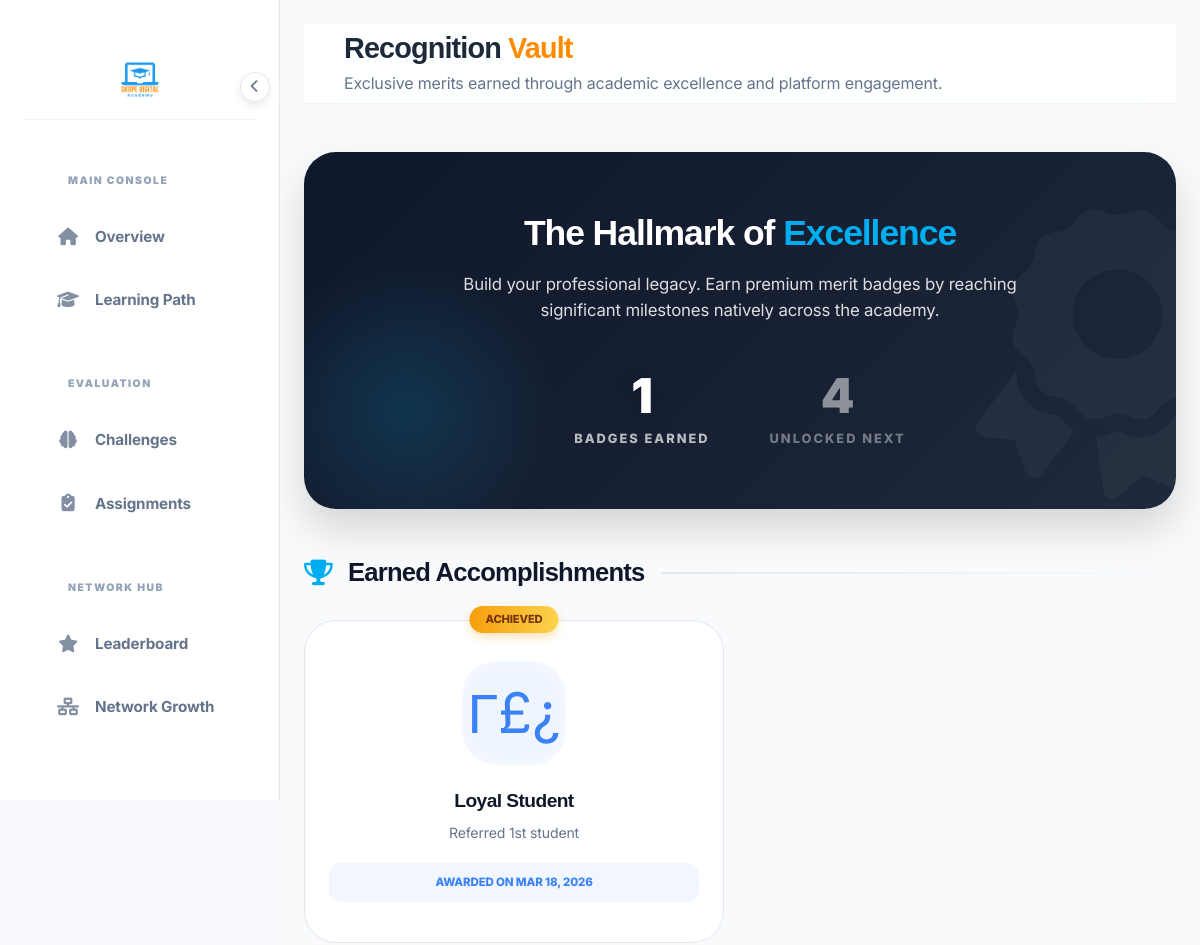
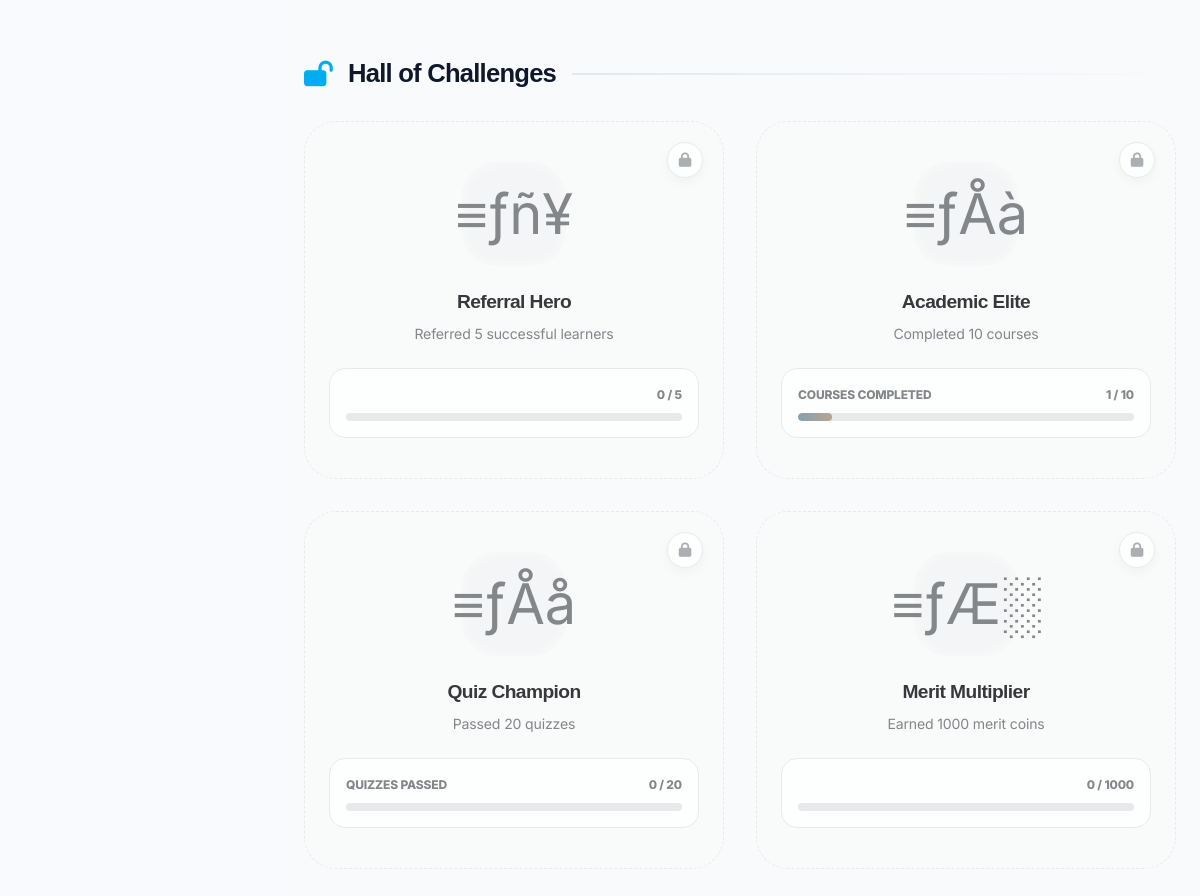
Screenshot of /student/badges.php (signed in) with the database file from the repository (2 pictures, top to bottom).
### tables this page shows
CREATE TABLE `student_badges` (
  `id` int(11) NOT NULL AUTO_INCREMENT,
  `student_id` int(11) NOT NULL,
  `badge_id` int(11) NOT NULL,
  `awarded_at` datetime DEFAULT current_timestamp(),
  `awarded_by` int(11) DEFAULT NULL,
  `awarded_by_role` enum('admin','tutor','system') DEFAULT 'system',
  `notes` varchar(255) DEFAULT NULL,
  PRIMARY KEY (`id`),
  UNIQUE KEY `unique_badge` (`student_id`,`badge_id`),
  KEY `badge_id` (`badge_id`),
  CONSTRAINT `student_badges_ibfk_1` FOREIGN KEY (`student_id`) REFERENCES `users` (`id`) ON DELETE CASCADE,
  CONSTRAINT `student_badges_ibfk_2` FOREIGN KEY (`badge_id`) REFERENCES `badges` (`id`) ON DELETE CASCADE
);

CREATE TABLE `badges` (
  `id` int(11) NOT NULL AUTO_INCREMENT,
  `name` varchar(100) NOT NULL,
  `description` text DEFAULT NULL,
  `icon` varchar(50) DEFAULT '?',
  `color` varchar(20) DEFAULT '#F7941D',
  `criteria_type` enum('courses_completed','lessons_completed','quizzes_passed','points_earned','manually_awarded') DEFAULT 'courses_completed',
  `criteria_value` int(11) DEFAULT 1,
  `created_at` datetime DEFAULT current_timestamp(),
  PRIMARY KEY (`id`)
);

### includes/auth.php (called while the page is built, shortened)
<?php
function currentUser(): array {
    return [
        'id'            => $_SESSION['user_id'] ?? null,
        'name'          => $_SESSION['user_name'] ?? '',
        'email'         => $_SESSION['user_email'] ?? '',
        'role'          => $_SESSION['role'] ?? '',
        'avatar'        => $_SESSION['avatar'] ?? null,
        'referral_code' => $_SESSION['referral_code'] ?? '',
        'status'        => $_SESSION['status'] ?? 'pending',
    ];
}

### student/badges.php (the view, shortened to what this page needs)
<?php
require_once 'includes/header.php';
try {
    $progress_data = [];
    $stmt = $pdo->prepare("SELECT COUNT(*) FROM enrollments WHERE student_id = ? AND progress_percent >= 100");
    $stmt->execute([$student['id']]);
    $progress_data['courses_completed'] = (int)$stmt->fetchColumn();
    $stmt = $pdo->prepare("SELECT COUNT(*) FROM lesson_progress WHERE student_id = ? AND status = 'completed'");
    $stmt->execute([$student['id']]);
    $progress_data['lessons_completed'] = (int)$stmt->fetchColumn();
    $stmt = $pdo->prepare("SELECT COUNT(*) FROM quiz_attempts WHERE student_id = ? AND passed = 1");
    $stmt->execute([$student['id']]);
    $progress_data['quizzes_passed'] = (int)$stmt->fetchColumn();
    $progress_data['points_earned'] = (int)($student['merit_points'] ?? 0);
    $stmt = $pdo->prepare("SELECT * FROM badges
                           WHERE id NOT IN (SELECT badge_id FROM student_badges WHERE student_id = ?)
                           ORDER BY criteria_value ASC");
    $stmt->execute([$student['id']]);
    $available_badges = $stmt->fetchAll();
    $stmt = $pdo->prepare("SELECT b.*, sb.awarded_at
                           FROM student_badges sb
                           JOIN badges b ON sb.badge_id = b.id
                           WHERE sb.student_id = ?
                           ORDER BY sb.awarded_at DESC");
    $stmt->execute([$student['id']]);
    $earned_badges = $stmt->fetchAll();
    $stmt = $pdo->prepare("SELECT * FROM badges
                           WHERE id NOT IN (SELECT badge_id FROM student_badges WHERE student_id = ?)
                           ORDER BY criteria_value ASC");
    $stmt->execute([$student['id']]);
    $available_badges = $stmt->fetchAll();
} catch (Exception $e) {
    error_log($e->getMessage());
    $earned_badges = $available_badges = [];
    $progress_data = [];
}
?>
<?php require_once 'includes/sidebar.php'; ?>
<main class="main-content" style="padding-bottom: 100px;">
    <header class="admin-header">
        <div style="display: flex; align-items: center; gap: 20px;">
            <div>
                <h1 style="font-family: 'Poppins', sans-serif; font-size: 1.8rem;">Recognition <span class="text-secondary">Vault</span></h1>
                <p style="color: var(--text-dim); margin-top: 4px;">Exclusive merits earned through academic excellence and platform engagement.</p>
            </div>
        </div>
    </header>
    <div class="badges-hero">
        <h2 style="font-family: 'Poppins', sans-serif; font-size: 2.22rem; margin-bottom: 16px; font-weight: 900; color: #fff;">The Hallmark of <span style="color:var(--primary);">Excellence</span></h2>
        <p style="opacity: 0.85; font-size: 1.05rem; max-width: 600px; margin: 0 auto; line-height: 1.6; color: #fff;">Build your professional legacy. Earn premium merit badges by reaching significant milestones natively across the academy.</p>
        <div style="display: flex; justify-content: center; gap: 60px; margin-top: 48px; position: relative; z-index: 2;">
            <div style="text-align: center;">
                <div style="font-size: 3rem; font-weight: 900; line-height: 1; text-shadow: 0 4px 20px rgba(0,0,0,0.3);"><?= count($earned_badges) ?></div>
                <div style="font-size: 0.8rem; font-weight: 800; opacity: 0.7; text-transform: uppercase; letter-spacing: 2px; margin-top: 8px;">Badges Earned</div>
            </div>
            <div style="text-align: center;">
                <div style="font-size: 3rem; font-weight: 900; line-height: 1; opacity: 0.5;"><?= count($available_badges) ?></div>
                <div style="font-size: 0.8rem; font-weight: 800; opacity: 0.4; text-transform: uppercase; letter-spacing: 2px; margin-top: 8px;">Unlocked Next</div>
            </div>
        </div>
    </div>
    <?php if(!empty($earned_badges)): ?>
    <h3 class="section-title"><i class="fas fa-trophy"></i> Earned Accomplishments</h3>
    <div class="badge-grid">
        <?php foreach($earned_badges as $b): ?>
        <div class="badge-card">
            <div style="position:absolute; top: -15px; left: 50%; transform: translateX(-50%); background: linear-gradient(90deg, #F59E0B, #FCD34D); color: #78350F; padding: 4px 16px; border-radius: 20px; font-size: 0.7rem; font-weight: 800; text-transform: uppercase; box-shadow: 0 4px 10px rgba(245, 158, 11, 0.3);">Achieved</div>
            <div class="badge-icon-wrap" style="background: <?= $b['color'] ?>15; color: <?= $b['color'] ?>;">
                <?= $b['icon'] ?>
            </div>
            <h4 class="badge-name"><?= htmlspecialchars($b['name']) ?></h4>
            <p class="badge-desc"><?= htmlspecialchars($b['description']) ?></p>
            <div class="criteria-box" style="color: <?= $b['color'] ?>; background: <?= $b['color'] ?>10;">
                Awarded on <?= date('M j, Y', strtotime($b['awarded_at'])) ?>
            </div>
        </div>
        <?php endforeach; ?>
    </div>
    <?php endif; ?>
    <h3 class="section-title" style="margin-top: 20px;"><i class="fas fa-lock-open"></i> Hall of Challenges</h3>
    <div class="badge-grid">
        <?php foreach($available_badges as $b):
            $current_val = $progress_data[$b['criteria_type']] ?? 0;
            $target = $b['criteria_value'];
            $percent = min(100, ($target > 0 ? ($current_val / $target) * 100 : 0));
        ?>
        <div class="badge-card badge-locked">
            <div class="locked-overlay"><i class="fas fa-lock"></i></div>
            <div class="badge-icon-wrap" style="background: #f1f5f9; color: #64748b;">
                <?= $b['icon'] ?>
            </div>
            <h4 class="badge-name"><?= htmlspecialchars($b['name']) ?></h4>
            <p class="badge-desc"><?= htmlspecialchars($b['description']) ?></p>
            <div class="progress-container">
                <div class="progress-labels">
                    <span><?= str_replace('_', ' ', $b['criteria_type']) ?></span>
                    <span><?= $current_val ?> / <?= $target ?></span>
                </div>
                <div class="progress-bar">
                    <div class="progress-fill" style="width: <?= $percent ?>%; <?= $percent == 0 ? 'background: transparent;' : '' ?>"></div>
                </div>
            </div>
        </div>
        <?php endforeach; ?>
    </div>
</main>
</body>
</html>

### assets/css/main.css (style rules this page uses)
:root { --primary: #00BFFF; --primary-dark: #0080FF; --primary-glow: rgba(0, 191, 255, 0.12); --secondary: #FF8C00; --secondary-dark:#E67E00; --secondary-glow:rgba(255, 140, 0, 0.12); --slate-900: #0f172a; --slate-800: #1e293b; --slate-700: #334155; --slate-100: #f1f5f9; --white: #FFFFFF; --bg-light: #F8FAFC; --dark: #0f172a; --dark-card: #ffffff; --dark-border: #e2e8f0; --glass-bg: rgba(255, 255, 255, 0.7); --glass-border: rgba(255, 255, 255, 0.4); --text-main: #0f172a; --text-muted: #475569; --text-dim: #64748b; --success: #10B981; --warning: #F59E0B; --danger: #EF4444; --radius-sm: 8px; --radius: 14px; --radius-lg: 24px; --radius-xl: 32px; --shadow-premium: 0 20px 40px -15px rgba(15, 23, 42, 0.1); --shadow-lg: 0 25px 50px -12px rgba(0, 0, 0, 0.08); --transition: 0.4s cubic-bezier(0.16, 1, 0.3, 1); --font-main: 'Inter', sans-serif; --font-heading: 'Poppins', sans-serif; --vid-indigo: #3B3C68; --vid-indigo-dark:#2A2B4D; --vid-light: #F8FAFD; --vid-slate: #1E293B; }
*, *::before, *::after { box-sizing: border-box; margin: 0; padding: 0; }
html { scroll-behavior: smooth; font-size: 16px; }
body { font-family: var(--font-main); background: var(--bg-light); color: var(--text-main); line-height: 1.65; overflow-x: hidden; -webkit-font-smoothing: antialiased; letter-spacing: -0.01em; }
body.student-portal { background: var(--vid-light) !important; color: var(--vid-slate) !important; }
h1, h2, h3, h4, h5, h6 { font-family: var(--font-heading); font-weight: 800; color: #1e293b; letter-spacing: -0.03em; }
h1, h2, h3, h4, h5, h6 { font-weight: 700; line-height: 1.2; color: var(--text-primary); }
h1 { font-size: clamp(2rem, 5vw, 3.5rem); }
h2 { font-size: clamp(1.5rem, 4vw, 2.5rem); }
h3 { font-size: clamp(1.2rem, 3vw, 1.75rem); }
h4 { font-size: 1.25rem; }
.text-secondary { color: var(--secondary) !important; }
:root { --sidebar-w: 280px; }
html, body { min-height: 100vh; width: 100%; }
.main-content { margin-left: var(--sidebar-w); min-height: 100vh; padding: 40px 60px; background: var(--bg-light); width: auto; position: relative; transition: all var(--transition); }
.admin-header { display: flex; justify-content: space-between; align-items: center; margin-bottom: 48px; }
:root { --sidebar-w: 260px; }
.main-content { margin-left: var(--sidebar-w); padding: 32px 48px; }
@media (max-width: 1366px) { .main-content { padding: 24px 32px; } }

### assets/css/admin.css (style rules this page uses)
:root { --primary: #00AEEF; --primary-glow: rgba(0, 174, 239, 0.12); --secondary: #FF8C00; --accent: #6366F1; --success: #10B981; --danger: #EF4444; --warning: #F59E0B; --bg-main: #F8FAFC; --bg-sidebar: #FFFFFF; --surface: #FFFFFF; --surface-glass: rgba(255, 255, 255, 0.9); --text-main: #0F172A; --text-dim: #64748B; --text-muted: #94A3B8; --border: #E2E8F0; --border-light: rgba(226, 232, 240, 0.6); --shadow-sm: 0 4px 12px rgba(15, 23, 42, 0.04); --shadow-md: 0 12px 30px rgba(15, 23, 42, 0.08); --shadow-lg: 0 20px 50px rgba(15, 23, 42, 0.12); --shadow-premium: 0 30px 60px -12px rgba(15, 23, 42, 0.18); --radius-sm: 12px; --radius-md: 20px; --radius-lg: 32px; --sidebar-w: 280px; --header-h: 80px; --transition: 0.4s cubic-bezier(0.4, 0, 0.2, 1); --grad-primary: linear-gradient(135deg, #00AEEF 0%, #0072FF 100%); --grad-dark: linear-gradient(135deg, #0f172a 0%, #1e293b 100%); }
* { box-sizing: border-box; margin: 0; padding: 0; }
body.dashboard-body { background: var(--bg-main); color: var(--text-main); font-family: 'Inter', sans-serif; display: flex; overflow-x: hidden; }
.main-content { margin-left: var(--sidebar-w); flex: 1; min-height: 100vh; display: flex; flex-direction: column; transition: var(--transition); }
.admin-header { height: var(--header-h); background: var(--surface-glass); backdrop-filter: blur(12px); border-bottom: 1px solid var(--border-light); padding: 0 40px; display: flex; align-items: center; justify-content: space-between; position: sticky; top: 0; z-index: 999; }

### rows the page displays
student_badges: badge.icon "Γ£¿", badge.name "Loyal Student", badge.description "Referred 1st student", awarded_at "MAR 18, 2026"
badges: icon "≡ƒñ¥", name "Referral Hero", description "Referred 5 successful learners", criteria_type "0", criteria_value "5"
badges: icon "≡ƒÅà", name "Academic Elite", description "Completed 10 courses", criteria_type "COURSES COMPLETED", criteria_type "1", criteria_value "10"
badges: icon "≡ƒÅå", name "Quiz Champion", description "Passed 20 quizzes", criteria_type "QUIZZES PASSED", criteria_type "0", criteria_value "20"
badges: icon "≡ƒÆ░", name "Merit Multiplier", description "Earned 1000 merit coins", criteria_type "0", criteria_value "1000"

### other values shown
count($earned_badges) "1"
count($available_badges) "4"
